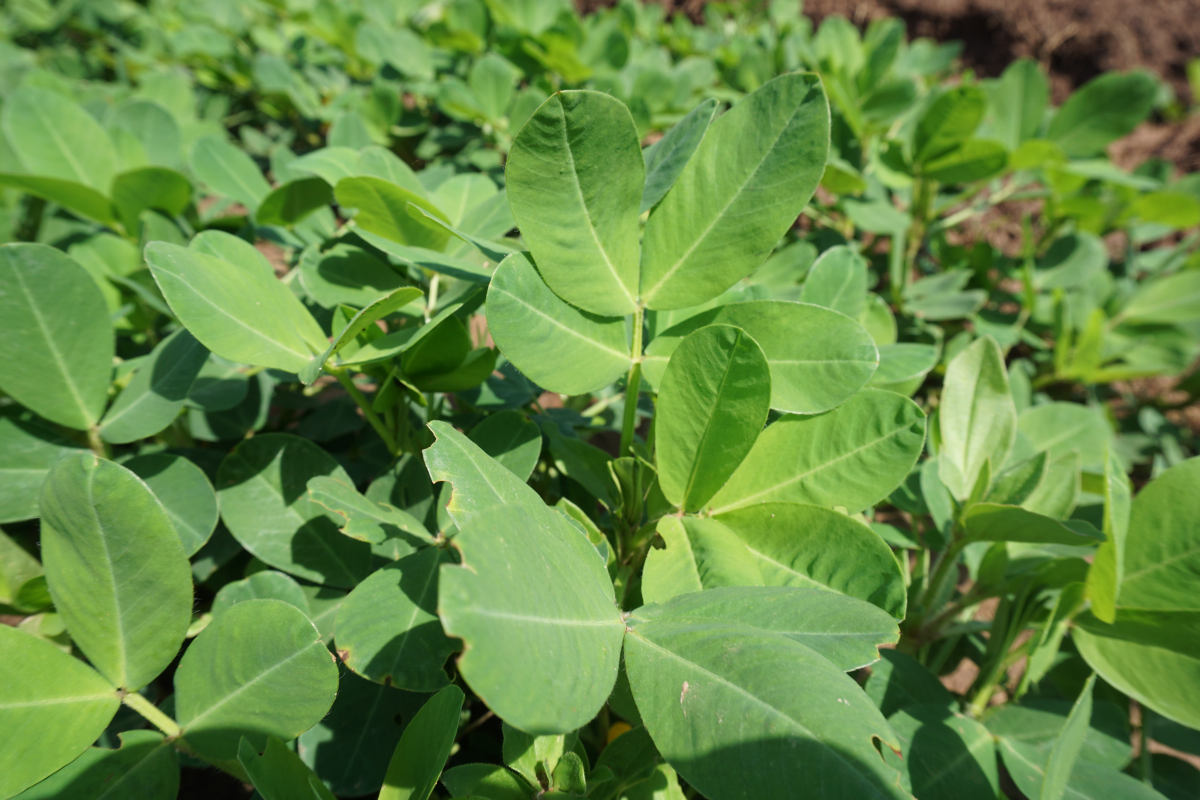
#> input picture MCS 7224 Computer Vision/Assignment 3/images/Leafspot Scale 1/DSC07053.JPG, 6000 x 4000 px, given in place of DSC06395.JPG, which was not available (shown at 1/5 size)
$ jupyter execute --allow-errors MCS_7224_Computer_Vision_Assignment_3.ipynb   (older library calls are emulated)   (text cells are left out)
#> lines starting #> are read from the running program, lines starting #| are printed output that depends on the picture; pictures that were not available may be replaced by others from this repository, and a replacement may not be noted
[cell 1]
import cv2
import matplotlib.pyplot as plt
from google.colab.patches import cv2_imshow
import numpy as np
from skimage.feature import hog
from skimage import exposure
from skimage.feature import local_binary_pattern
import tensorflow as tf

import numpy as np

try:
  import mahotas
except:
  !pip install mahotas
  import mahotas

try:
  from tensorflow.keras.applications import VGG16
  from tensorflow.keras.preprocessing.image import load_img, img_to_array
  import tensorflow as tf
  from tensorflow.keras import layers, models
  from tensorflow.keras.applications import ResNet50
except:
  !pip install tensorflow
  from tensorflow.keras.applications import VGG16
  from tensorflow.keras.preprocessing.image import load_img, img_to_array
  import tensorflow as tf
  from tensorflow.keras import layers, models
  from tensorflow.keras.applications import ResNet50

[cell 2]
from google.colab import drive
drive.mount('/content/drive')

[cell 3]
image_path = "/content/drive/MyDrive/Personal/Masters/Msc Comp Sc - MUK/Year 1/Sem 2/MCS 7224 Computer Vision/Assignment 3/images/Leafspot Scale 1/DSC06395.JPG"

image = cv2.imread(image_path)
#> image is the input picture: shape (4000, 6000, 3); mean B, G, R 67, 137.5, 99.8


print('Image Dimensions:', image.shape)
#| Image Dimensions: (4000, 6000, 3)

[cell 4]
# Step 2: Convert the image to grayscale
gray_image = cv2.cvtColor(image, cv2.COLOR_BGR2GRAY)
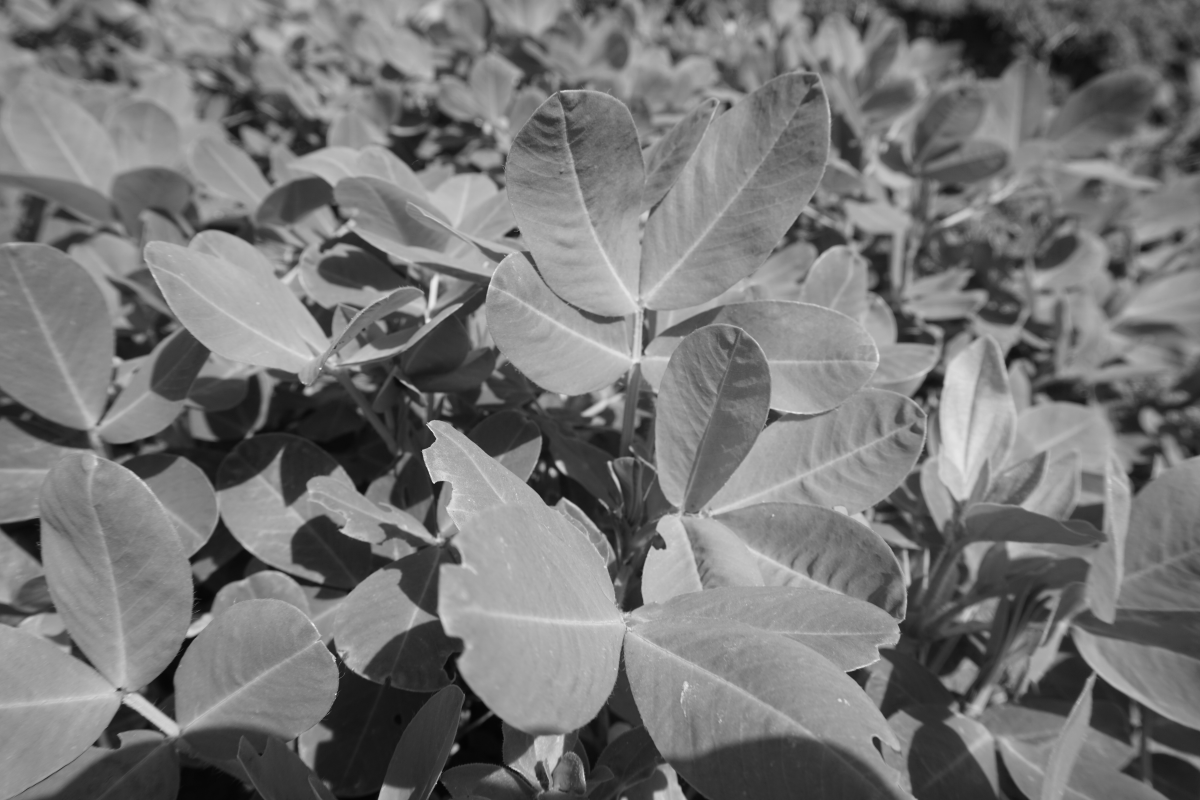
#> gray_image: shape (4000, 6000) (shown at 1/5 size); min 2, max 252, mean 118.2

# Step 3: Initialize the SIFT detector
sift = cv2.SIFT_create()

# Step 4: Detect keypoints and compute descriptors
#> (the rest of this cell did not finish here and is left out)

[cell 5]
gray_image_resized = cv2.resize(gray_image, (128, 128))
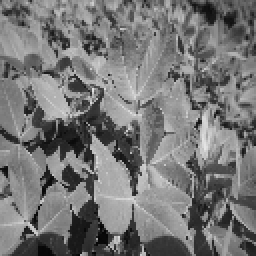
#> gray_image_resized: shape (128, 128) (shown 2 times larger); min 4, max 229, mean 118.1

# Step 4: Compute HOG features
hog_features, hog_image = hog(
    gray_image_resized,
    orientations=9,           # Number of orientation bins
    pixels_per_cell=(8, 8),   # Size of each cell
    cells_per_block=(2, 2),   # Number of cells in each block
    visualize=True,           # Return HOG image for visualization
    transform_sqrt=True       # Apply power law compression to normalize
)
#> hog_features = 8100 values, max 0.36 at index 5631, min 0 at index 1794, mean 0.144

# Step 5: Enhance the HOG image for better visualization
hog_image_rescaled = exposure.rescale_intensity(hog_image, in_range=(0, 10))
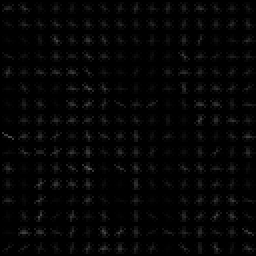
#> hog_image_rescaled: shape (128, 128) float64 (shown 2 times larger); min 0, max 0.348, mean 0.0199
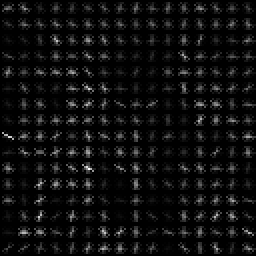
#> hog_image: shape (128, 128) float64 (shown 2 times larger); min 0, max 3.48, mean 0.199; drawn with min black and max white

# Step 6: Display the original image and HOG image
plt.figure(figsize=(12, 6))

# Original image
plt.subplot(1, 2, 1)
plt.imshow(cv2.cvtColor(cv2.resize(image, (128, 128)), cv2.COLOR_BGR2RGB))
plt.title('Original Image')
plt.axis('off')

# HOG image
plt.subplot(1, 2, 2)
plt.imshow(hog_image_rescaled, cmap='gray')
plt.title('HOG Features')
plt.axis('off')

plt.show()
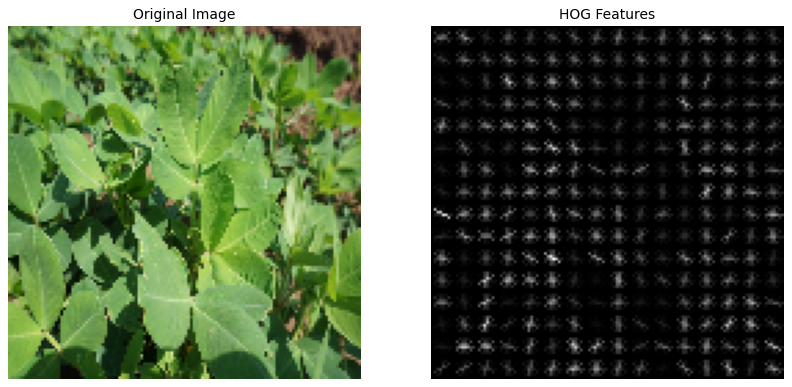
#> figure drawn by matplotlib, 2 panels

# Step 7: Print the shape of the HOG features
print(f'Shape of HOG features: {hog_features.shape}')
#| Shape of HOG features: (8100,)
print(f'Total number of HOG features: {hog_features.size}')
#| Total number of HOG features: 8100

[cell 6]
image_lbp = cv2.imread(image_path, cv2.IMREAD_GRAYSCALE)  # Load as grayscale
#> image_lbp: shape (4000, 6000); min 1, max 254, mean 118.2
image_lbp = cv2.resize(image_lbp, (128, 128))  # Resize for consistency
#> image_lbp: shape (128, 128)

# Compute LBP
radius = 3
n_points = 8 * radius  # Number of points in the circular neighborhood
lbp = local_binary_pattern(image_lbp, n_points, radius, method='uniform')
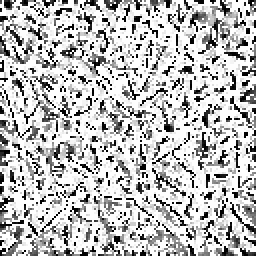
#> lbp: shape (128, 128) float64 (shown 2 times larger); min 0, max 25, mean 18.5; drawn with min black and max white

# Visualize
plt.figure(figsize=(10, 5))
plt.subplot(1, 2, 1)
plt.imshow(image_lbp, cmap='gray')
plt.title('Original Image')
plt.axis('off')

plt.subplot(1, 2, 2)
plt.imshow(lbp, cmap='gray')
plt.title('LBP Image')
plt.axis('off')

plt.show()

# Extract histogram of LBP for feature representation
hist, _ = np.histogram(lbp.ravel(), bins=np.arange(0, n_points + 3), density=True)
#> hist = 26 values, max 0.513 at index 25, min 0.0094 at index 6, mean 0.0385
print(f'LBP Feature Histogram Shape: {hist.shape}')
#| LBP Feature Histogram Shape: (26,)

[cell 7]
image_ch = cv2.imread(image_path)
image_ch = cv2.cvtColor(image_ch, cv2.COLOR_BGR2RGB)  # Convert to RGB

# Compute histograms for each channel
colors = ('r', 'g', 'b')
histograms = []
for i, color in enumerate(colors):
    hist = cv2.calcHist([image_ch], [i], None, [256], [0, 256])
    histograms.append(hist)
#> after the loop, histograms = 3 items

# Plot histograms
plt.figure(figsize=(10, 5))
for i, (hist, color) in enumerate(zip(histograms, colors)):
    plt.plot(hist, color=color, label=f'{color.upper()} channel')
#> this loop made 3 passes
#> color on passes 1 to 3: 'r', 'g', 'b'
plt.title('Color Histograms')
plt.xlabel('Pixel Intensity')
plt.ylabel('Frequency')
plt.legend()
plt.show()
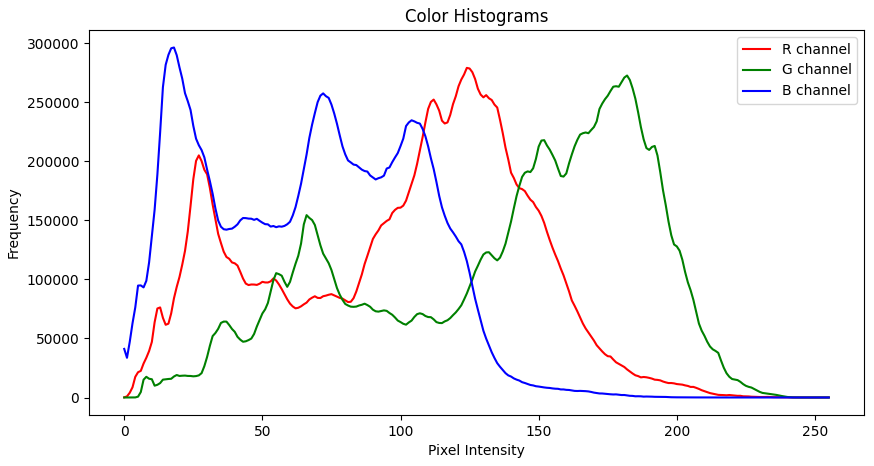
#> figure drawn by matplotlib, 1 panel; curve peaks at x = 124, y = 278958; curve peaks at x = 182, y = 272487; curve peaks at x = 18, y = 296210

# Print feature size
print(f'Feature size per channel: {histograms[0].size}')
#| Feature size per channel: 256

[cell 8]
image_ed = cv2.imread(image_path, cv2.IMREAD_GRAYSCALE)
image_ed = cv2.resize(image_ed, (128, 128))

# Apply Canny edge detection
edges = cv2.Canny(image_ed, 100, 200)  # Thresholds for hysteresis
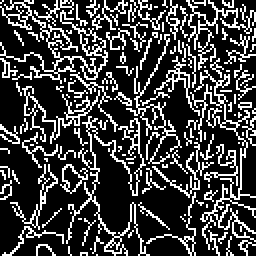
#> edges: shape (128, 128) (shown 2 times larger); 25% white in thin lines or dots

# Visualize
plt.figure(figsize=(10, 5))
plt.subplot(1, 2, 1)
plt.imshow(image_ed, cmap='gray')
plt.title('Original Image')
plt.axis('off')

plt.subplot(1, 2, 2)
plt.imshow(edges, cmap='gray')
plt.title('Canny Edges')
plt.axis('off')

plt.show()

# Feature representation (e.g., edge pixel count)
edge_count = np.sum(edges > 0)
#> edge_count = 4094
print(f'Number of edge pixels: {edge_count}')
#| Number of edge pixels: 4094
